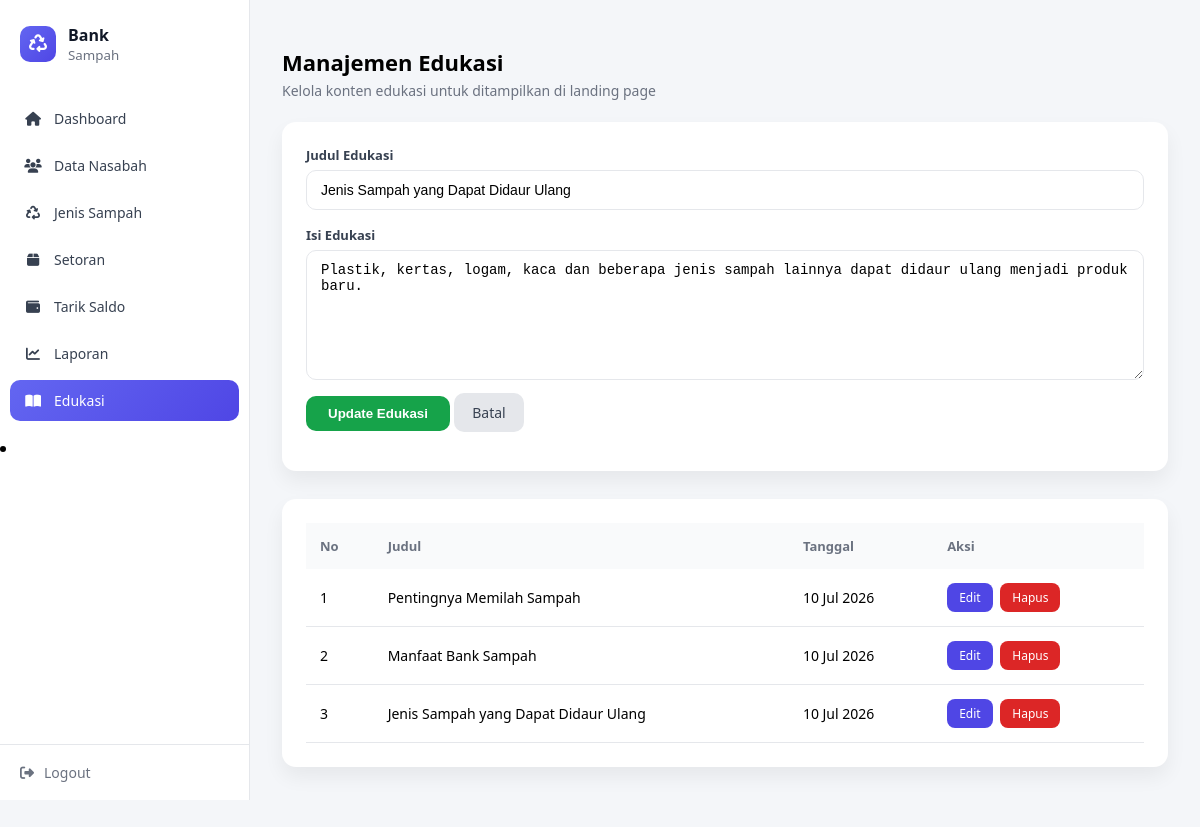
The app's page /admin/edukasi.php?edit=3 (signed in) with its own data.
### tables this page shows
CREATE TABLE edukasi (
    id INT AUTO_INCREMENT PRIMARY KEY,
    judul VARCHAR(255) NOT NULL,
    isi TEXT NOT NULL,
    created_at TIMESTAMP DEFAULT CURRENT_TIMESTAMP
);

### admin/edukasi.php (the view, shortened to what this page needs)
<?php
include '../includes/config.php';
include '../includes/sidebar_admin.php';
$edit = null;
if (isset($_GET['edit'])) {
    $id = $_GET['edit'];
    $edit = mysqli_fetch_assoc(mysqli_query($conn, "SELECT * FROM edukasi WHERE id='$id'"));
}
$data = mysqli_query($conn, "SELECT * FROM edukasi ORDER BY created_at DESC");
?>
<!DOCTYPE html>
<html lang="id">
<head>
</head>
<body>
<div class="content">
<h1>Manajemen Edukasi</h1>
<div class="subtitle">Kelola konten edukasi untuk ditampilkan di landing page</div>
<div class="card">
<form method="post">
<label>Judul Edukasi</label>
<input type="text" name="judul" required value="<?= $edit['judul'] ?? '' ?>">
<label>Isi Edukasi</label>
<textarea name="isi" required><?= $edit['isi'] ?? '' ?></textarea>
<?php if ($edit): ?>
  <button name="update">Update Edukasi</button>
  <a href="edukasi.php" class="btn-cancel">Batal</a>
<?php else: ?>
  <button name="tambah">Tambah Edukasi</button>
<?php endif ?>
</form>
</div>
<div class="card">
<table>
<tr>
  <th>No</th>
  <th>Judul</th>
  <th>Tanggal</th>
  <th>Aksi</th>
</tr>
<?php $no=1; while($r=mysqli_fetch_assoc($data)): ?>
<tr>
  <td><?= $no++ ?></td>
  <td><?= htmlspecialchars($r['judul']) ?></td>
  <td><?= date('d M Y', strtotime($r['created_at'])) ?></td>
  <td class="action">
    <a href="?edit=<?= $r['id'] ?>" class="btn-edit">Edit</a>
    <a href="?hapus=<?= $r['id'] ?>" class="btn-hapus"
       onclick="return confirm('Yakin ingin menghapus edukasi ini?')">
       Hapus
    </a>
  </td>
</tr>
<?php endwhile ?>
</table>
</div>
</div>
</body>
</html>

### includes/sidebar_admin.php (style rules this page uses)
* { box-sizing:border-box }
body { margin:0;font-family:Segoe UI,Arial,sans-serif }

### admin/edukasi.php (style rules this page uses)
:root { --primary:#4f46e5; --success:#16a34a; --danger:#dc2626; --gray:#6b7280; --bg:#f4f6f9; }
* { box-sizing:border-box }
body { margin:0; font-family:Segoe UI,Arial,sans-serif; background:var(--bg); }
.content { margin-left:250px; padding:32px; }
h1 { font-size:22px; font-weight:700; margin-bottom:4px; }
.subtitle { color:#6b7280; font-size:14px; margin-bottom:22px; }
.card { background:#fff; padding:24px; border-radius:14px; box-shadow:0 10px 20px rgba(0,0,0,.06); margin-bottom:28px; }
label { font-size:13px; font-weight:600; color:#374151; }
input, textarea { width:100%; padding:11px 14px; margin:6px 0 16px; border:1px solid #e5e7eb; border-radius:10px; font-size:14px; }
textarea { height:130px; resize:vertical; }
button { background:var(--success); color:#fff; border:none; padding:10px 22px; border-radius:10px; font-weight:600; cursor:pointer; }
.btn-edit { background:var(--primary) }
.btn-hapus { background:var(--danger) }
.btn-cancel { background:#e5e7eb; color:#374151; padding:10px 18px; border-radius:10px; text-decoration:none; font-size:14px; }
table { width:100%; border-collapse:collapse; }
th { background:#f9fafb; text-align:left; padding:14px; font-size:13px; color:#6b7280; }
td { padding:14px; border-bottom:1px solid #e5e7eb; font-size:14px; }
.action a { display:inline-block; padding:6px 12px; border-radius:8px; color:#fff; font-size:12px; text-decoration:none; margin-right:4px; }

### records on screen
edukasi: judul "Jenis Sampah yang Dapat Didaur Ulang", isi "Plastik, kertas, logam, kaca dan beberapa jenis sampah lainnya dapat didaur ulang menjadi produk baru.", created_at "10 Jul 2026"
edukasi: judul "Pentingnya Memilah Sampah", created_at "10 Jul 2026"
edukasi: judul "Manfaat Bank Sampah", created_at "10 Jul 2026"
